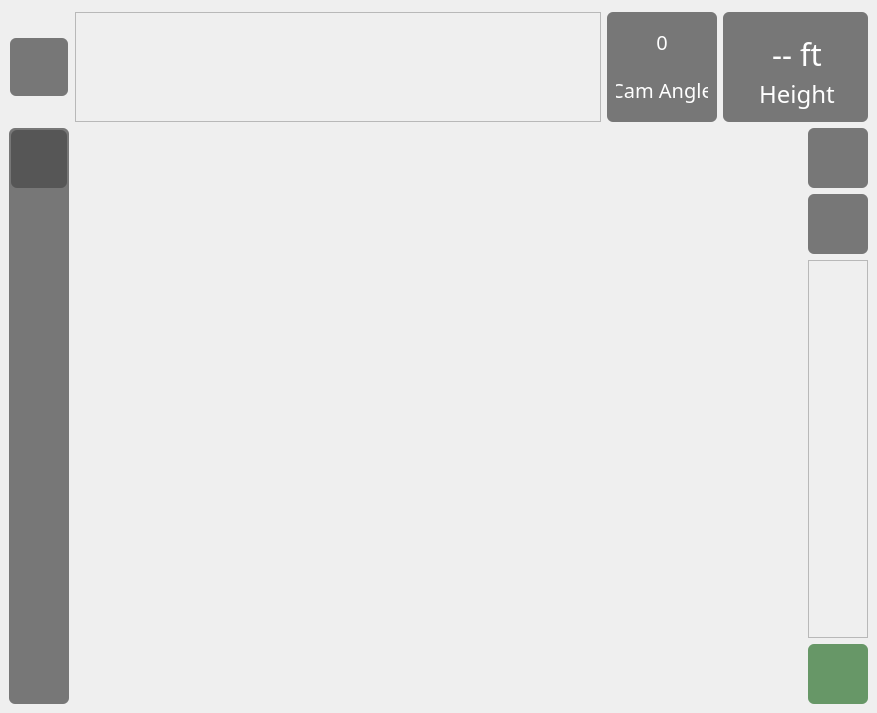
<?xml version="1.0" encoding="UTF-8"?>
<ui version="4.0">
 <class>MainWindow</class>
 <widget class="QMainWindow" name="MainWindow">
  <property name="geometry">
   <rect>
    <x>0</x>
    <y>0</y>
    <width>877</width>
    <height>713</height>
   </rect>
  </property>
  <property name="windowTitle">
   <string>MainWindow</string>
  </property>
  <widget class="QWidget" name="centralwidget">
   <layout class="QHBoxLayout" name="horizontalLayout">
    <property name="leftMargin">
     <number>0</number>
    </property>
    <property name="topMargin">
     <number>0</number>
    </property>
    <property name="rightMargin">
     <number>0</number>
    </property>
    <property name="bottomMargin">
     <number>0</number>
    </property>
    <item>
     <widget class="QWidget" name="widget" native="true">
      <property name="styleSheet">
       <string notr="true"/>
      </property>
      <layout class="QVBoxLayout" name="verticalLayout">
       <property name="topMargin">
        <number>12</number>
       </property>
       <item>
        <widget class="QWidget" name="topBar" native="true">
         <property name="maximumSize">
          <size>
           <width>16777215</width>
           <height>110</height>
          </size>
         </property>
         <layout class="QHBoxLayout" name="horizontalLayout_3">
          <property name="leftMargin">
           <number>0</number>
          </property>
          <property name="topMargin">
           <number>0</number>
          </property>
          <property name="rightMargin">
           <number>0</number>
          </property>
          <property name="bottomMargin">
           <number>0</number>
          </property>
          <item>
           <widget class="QFrame" name="toggleContainer">
            <property name="maximumSize">
             <size>
              <width>60</width>
              <height>60</height>
             </size>
            </property>
            <property name="styleSheet">
             <string notr="true">border-color: rgba(255, 255, 255, 0);
background-color: rgba(255, 255, 255, 0);</string>
            </property>
            <property name="frameShape">
             <enum>QFrame::StyledPanel</enum>
            </property>
            <property name="frameShadow">
             <enum>QFrame::Raised</enum>
            </property>
            <layout class="QHBoxLayout" name="horizontalLayout_4">
             <property name="leftMargin">
              <number>0</number>
             </property>
             <property name="topMargin">
              <number>0</number>
             </property>
             <property name="rightMargin">
              <number>0</number>
             </property>
             <property name="bottomMargin">
              <number>0</number>
             </property>
             <item>
              <widget class="QPushButton" name="menuToggleButton">
               <property name="maximumSize">
                <size>
                 <width>60</width>
                 <height>60</height>
                </size>
               </property>
               <property name="font">
                <font>
                 <kerning>true</kerning>
                </font>
               </property>
               <property name="focusPolicy">
                <enum>Qt::TabFocus</enum>
               </property>
               <property name="styleSheet">
                <string notr="true">background-color: rgba(0, 0, 0, 128);
border-radius: 6;</string>
               </property>
               <property name="text">
                <string/>
               </property>
               <property name="icon">
                <iconset resource="resources.qrc">
                 <normaloff>:/icons/icons/menu-button-of-three-horizontal-lines.png</normaloff>:/icons/icons/menu-button-of-three-horizontal-lines.png</iconset>
               </property>
               <property name="iconSize">
                <size>
                 <width>30</width>
                 <height>30</height>
                </size>
               </property>
              </widget>
             </item>
            </layout>
           </widget>
          </item>
          <item>
           <widget class="QFrame" name="frame_2">
            <property name="frameShape">
             <enum>QFrame::StyledPanel</enum>
            </property>
            <property name="frameShadow">
             <enum>QFrame::Raised</enum>
            </property>
           </widget>
          </item>
          <item>
           <widget class="QFrame" name="angleContainer">
            <property name="maximumSize">
             <size>
              <width>110</width>
              <height>16777215</height>
             </size>
            </property>
            <property name="styleSheet">
             <string notr="true">background-color: rgba(0, 0, 0, 128);
border-radius: 6;
color: rgb(255, 255, 255)</string>
            </property>
            <property name="frameShape">
             <enum>QFrame::StyledPanel</enum>
            </property>
            <property name="frameShadow">
             <enum>QFrame::Raised</enum>
            </property>
            <layout class="QVBoxLayout" name="verticalLayout_5">
             <property name="bottomMargin">
              <number>12</number>
             </property>
             <item>
              <widget class="QLabel" name="angleText_2">
               <property name="font">
                <font>
                 <family>Muli</family>
                 <pointsize>15</pointsize>
                 <kerning>true</kerning>
                </font>
               </property>
               <property name="styleSheet">
                <string notr="true">background-color: rgba(255, 255, 255, 0);</string>
               </property>
               <property name="text">
                <string>0</string>
               </property>
               <property name="alignment">
                <set>Qt::AlignCenter</set>
               </property>
              </widget>
             </item>
             <item>
              <widget class="QLabel" name="angleText">
               <property name="font">
                <font>
                 <family>Muli</family>
                 <pointsize>15</pointsize>
                 <kerning>true</kerning>
                </font>
               </property>
               <property name="styleSheet">
                <string notr="true">background-color: rgba(255, 255, 255, 0);</string>
               </property>
               <property name="text">
                <string>Cam Angle</string>
               </property>
               <property name="alignment">
                <set>Qt::AlignCenter</set>
               </property>
              </widget>
             </item>
            </layout>
           </widget>
          </item>
          <item>
           <widget class="QFrame" name="heightFrame">
            <property name="maximumSize">
             <size>
              <width>145</width>
              <height>16777215</height>
             </size>
            </property>
            <property name="styleSheet">
             <string notr="true">background-color: rgba(0, 0, 0, 128);
border-radius: 6;
color: rgb(255, 255, 255)</string>
            </property>
            <property name="frameShape">
             <enum>QFrame::StyledPanel</enum>
            </property>
            <property name="frameShadow">
             <enum>QFrame::Raised</enum>
            </property>
            <layout class="QVBoxLayout" name="verticalLayout_4">
             <property name="leftMargin">
              <number>12</number>
             </property>
             <property name="topMargin">
              <number>25</number>
             </property>
             <property name="bottomMargin">
              <number>12</number>
             </property>
             <item>
              <widget class="QLabel" name="heightCurrent">
               <property name="font">
                <font>
                 <family>Muli</family>
                 <pointsize>23</pointsize>
                 <kerning>true</kerning>
                </font>
               </property>
               <property name="styleSheet">
                <string notr="true">background-color: rgba(255, 255, 255, 0);</string>
               </property>
               <property name="text">
                <string>-- ft</string>
               </property>
               <property name="alignment">
                <set>Qt::AlignCenter</set>
               </property>
              </widget>
             </item>
             <item>
              <widget class="QLabel" name="heightText">
               <property name="font">
                <font>
                 <family>Muli</family>
                 <pointsize>18</pointsize>
                 <kerning>true</kerning>
                </font>
               </property>
               <property name="styleSheet">
                <string notr="true">background-color: rgba(255, 255, 255, 0);</string>
               </property>
               <property name="text">
                <string>Height</string>
               </property>
               <property name="alignment">
                <set>Qt::AlignCenter</set>
               </property>
              </widget>
             </item>
            </layout>
           </widget>
          </item>
         </layout>
        </widget>
       </item>
       <item>
        <widget class="QWidget" name="coreWidget" native="true">
         <layout class="QHBoxLayout" name="horizontalLayout_2">
          <property name="leftMargin">
           <number>0</number>
          </property>
          <property name="topMargin">
           <number>0</number>
          </property>
          <property name="rightMargin">
           <number>0</number>
          </property>
          <property name="bottomMargin">
           <number>0</number>
          </property>
          <item>
           <widget class="QWidget" name="menuContainer" native="true">
            <property name="maximumSize">
             <size>
              <width>60</width>
              <height>16777215</height>
             </size>
            </property>
            <property name="styleSheet">
             <string notr="true">background-color: rgba(0, 0, 0, 128);
border-radius: 6;</string>
            </property>
            <layout class="QVBoxLayout" name="verticalLayout_3">
             <property name="leftMargin">
              <number>2</number>
             </property>
             <property name="topMargin">
              <number>2</number>
             </property>
             <property name="rightMargin">
              <number>2</number>
             </property>
             <property name="bottomMargin">
              <number>2</number>
             </property>
             <item>
              <widget class="QPushButton" name="homeButton">
               <property name="maximumSize">
                <size>
                 <width>16777215</width>
                 <height>58</height>
                </size>
               </property>
               <property name="styleSheet">
                <string notr="true">background-color: rgba(0, 0, 0, 70)</string>
               </property>
               <property name="text">
                <string/>
               </property>
               <property name="icon">
                <iconset resource="resources.qrc">
                 <normaloff>:/icons/icons/bird.png</normaloff>:/icons/icons/bird.png</iconset>
               </property>
               <property name="iconSize">
                <size>
                 <width>35</width>
                 <height>35</height>
                </size>
               </property>
              </widget>
             </item>
             <item>
              <widget class="QPushButton" name="pushButton">
               <property name="maximumSize">
                <size>
                 <width>16777215</width>
                 <height>58</height>
                </size>
               </property>
               <property name="styleSheet">
                <string notr="true">background-color: rgba(255, 255, 255, 0)</string>
               </property>
               <property name="text">
                <string/>
               </property>
               <property name="icon">
                <iconset resource="resources.qrc">
                 <normaloff>:/icons/icons/bird.png</normaloff>:/icons/icons/bird.png</iconset>
               </property>
               <property name="iconSize">
                <size>
                 <width>35</width>
                 <height>35</height>
                </size>
               </property>
              </widget>
             </item>
             <item>
              <widget class="QFrame" name="menuSpacer">
               <property name="styleSheet">
                <string notr="true">background-color: rgba(255, 255, 255, 0);</string>
               </property>
               <property name="frameShape">
                <enum>QFrame::StyledPanel</enum>
               </property>
               <property name="frameShadow">
                <enum>QFrame::Raised</enum>
               </property>
              </widget>
             </item>
            </layout>
           </widget>
          </item>
          <item>
           <widget class="QWidget" name="coreContainer" native="true"/>
          </item>
          <item>
           <widget class="QWidget" name="rightContainer" native="true">
            <property name="maximumSize">
             <size>
              <width>60</width>
              <height>16777215</height>
             </size>
            </property>
            <layout class="QVBoxLayout" name="verticalLayout_2">
             <property name="leftMargin">
              <number>0</number>
             </property>
             <property name="topMargin">
              <number>0</number>
             </property>
             <property name="rightMargin">
              <number>0</number>
             </property>
             <property name="bottomMargin">
              <number>0</number>
             </property>
             <item>
              <widget class="QPushButton" name="truckLandingButton">
               <property name="maximumSize">
                <size>
                 <width>16777215</width>
                 <height>60</height>
                </size>
               </property>
               <property name="font">
                <font>
                 <family>Muli</family>
                 <pointsize>17</pointsize>
                 <kerning>true</kerning>
                </font>
               </property>
               <property name="layoutDirection">
                <enum>Qt::LeftToRight</enum>
               </property>
               <property name="styleSheet">
                <string notr="true">background-color: rgba(0, 0, 0, 128);
border-radius: 6;
color: rgb(255, 255, 255)</string>
               </property>
               <property name="text">
                <string/>
               </property>
               <property name="icon">
                <iconset resource="resources.qrc">
                 <normaloff>:/icons/icons/pickup-truck.png</normaloff>:/icons/icons/pickup-truck.png</iconset>
               </property>
               <property name="iconSize">
                <size>
                 <width>45</width>
                 <height>45</height>
                </size>
               </property>
              </widget>
             </item>
             <item>
              <widget class="QPushButton" name="takePicture4kButton">
               <property name="maximumSize">
                <size>
                 <width>16777215</width>
                 <height>60</height>
                </size>
               </property>
               <property name="font">
                <font>
                 <family>Muli</family>
                 <pointsize>17</pointsize>
                 <kerning>true</kerning>
                </font>
               </property>
               <property name="layoutDirection">
                <enum>Qt::LeftToRight</enum>
               </property>
               <property name="styleSheet">
                <string notr="true">background-color: rgba(0, 0, 0, 128);
border-radius: 6;
color: rgb(255, 255, 255)</string>
               </property>
               <property name="text">
                <string/>
               </property>
               <property name="icon">
                <iconset resource="resources.qrc">
                 <normaloff>:/icons/icons/camera.png</normaloff>:/icons/icons/camera.png</iconset>
               </property>
               <property name="iconSize">
                <size>
                 <width>28</width>
                 <height>28</height>
                </size>
               </property>
              </widget>
             </item>
             <item>
              <widget class="QFrame" name="spacer">
               <property name="frameShape">
                <enum>QFrame::StyledPanel</enum>
               </property>
               <property name="frameShadow">
                <enum>QFrame::Raised</enum>
               </property>
              </widget>
             </item>
             <item>
              <widget class="QPushButton" name="takeoffLandButton">
               <property name="maximumSize">
                <size>
                 <width>16777215</width>
                 <height>60</height>
                </size>
               </property>
               <property name="font">
                <font>
                 <family>Muli</family>
                 <pointsize>17</pointsize>
                 <kerning>true</kerning>
                </font>
               </property>
               <property name="layoutDirection">
                <enum>Qt::LeftToRight</enum>
               </property>
               <property name="styleSheet">
                <string notr="true">background-color: rgba(0, 84, 0, 145);
border-radius: 6;
color: rgb(255, 255, 255)</string>
               </property>
               <property name="text">
                <string/>
               </property>
               <property name="icon">
                <iconset resource="resources.qrc">
                 <normaloff>:/icons/icons/propeller.png</normaloff>:/icons/icons/propeller.png</iconset>
               </property>
               <property name="iconSize">
                <size>
                 <width>28</width>
                 <height>28</height>
                </size>
               </property>
              </widget>
             </item>
            </layout>
           </widget>
          </item>
         </layout>
        </widget>
       </item>
      </layout>
     </widget>
    </item>
   </layout>
  </widget>
 </widget>
 <resources>
  <include location="resources.qrc"/>
 </resources>
 <connections/>
</ui>
